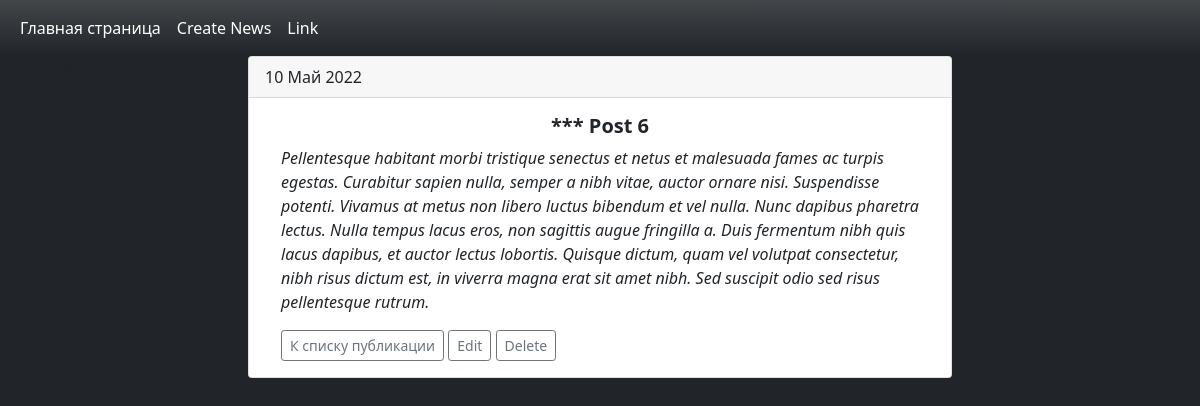
The app's page /news/13 with its own data.
### news/models.py (models this page shows, shortened)
class Post(models.Model):
    author = models.ForeignKey(Author, on_delete=models.CASCADE)
    NEWS ='NW'
    ARTICLE ='AR'
    CATEGORY_CHOICES = ((NEWS, 'Новость'), (ARTICLE, 'Статья'))
    categoryType = models.CharField(max_length=2, choices=CATEGORY_CHOICES, default=ARTICLE)
    dateCreation = models.DateTimeField(auto_now_add=True)
    postCategory = models.ManyToManyField(Category, through='PostCategory')
    title = models.CharField(max_length=128)
    text = models.TextField()
    rating = models.SmallIntegerField(default=0)
    class Meta:
        ordering = ['-dateCreation']

### news/views.py (the view)
# urls.py: path('news/<int:pk>', PostDetail.as_view(), name='post'),
class PostDetail(DetailView):
    model = Post
    template_name = 'news/post.html'
    context_object_name = 'post'

### news/templatetags/custom_filter.py (called while the page is built)
@register.filter
@stringfilter
def censor(value):
    bad = ['news', 'breaking', 'lorem']
    final = []
    for w in value.split():
        if w.lower() in bad:
            fin = w.replace(w, '***')
            final.append(fin)
        else:
            final.append(w)
    return f'{" ".join(final)}'

### news/templates/news/post.html (shortened to what this page needs)
{% extends 'news/index.html' %}
{% load custom_filter %}
{% block content %}
<div class="container px-5">
<div class="card">
  <div class="card-header">
    {{ post.dateCreation|date:"j F Y" }}
  </div>
  <div class="card-body mx-3">
    <h5 class="card-title text-center"><b>{{ post.title|censor }}</b></h5>
    <p class="card-text"><i>{{ post.text|censor }}</i></p>
    <a href="{% url 'home' %}" class="btn btn-outline-secondary btn-sm">К списку публикации</a>
    <a href="{% url 'edit' post.pk %}" class="btn btn-outline-secondary btn-sm">Edit</a>
    <a href="{% url 'deletenews' post.pk %}" class="btn btn-outline-secondary btn-sm">Delete</a>
  </div>
</div>
  </div>{% endblock content %}

### records on screen
Post: dateCreation "10 Май 2022", title|censor "*** Post 6", text|censor "Pellentesque habitant morbi tristique senectus et netus et malesuada fames ac turpis egestas. Curabitur sapien nulla, semper a nibh vitae, auctor ornare nisi. Suspendisse potenti. Vivamus at metus non libero luctus bibendum et vel nulla. Nunc dapibus pharetra lectus. Nulla tempus lacus eros, non sagittis augue fringilla a. Duis fermentum nibh quis lacus dapibus, et auctor lectus lobortis. Quisque dictum, quam vel volutpat consectetur, nibh risus dictum est, in viverra magna erat sit amet nibh. Sed suscipit odio sed risus pellentesque rutrum."
